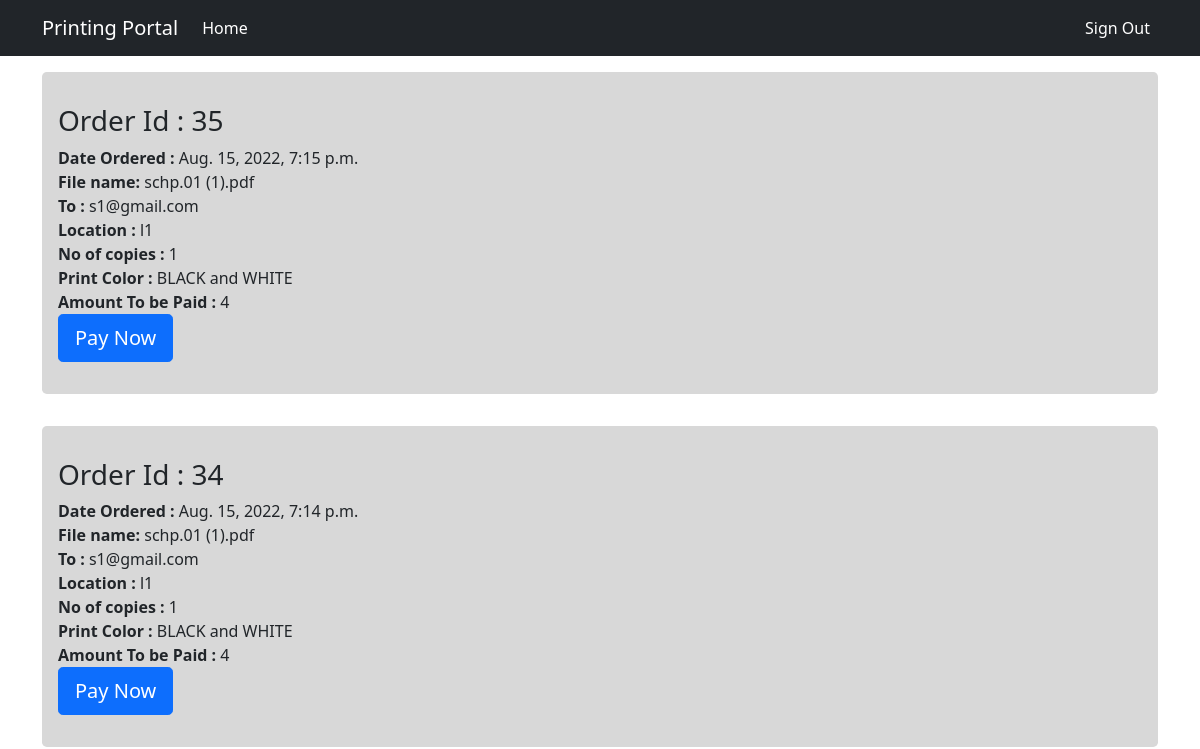
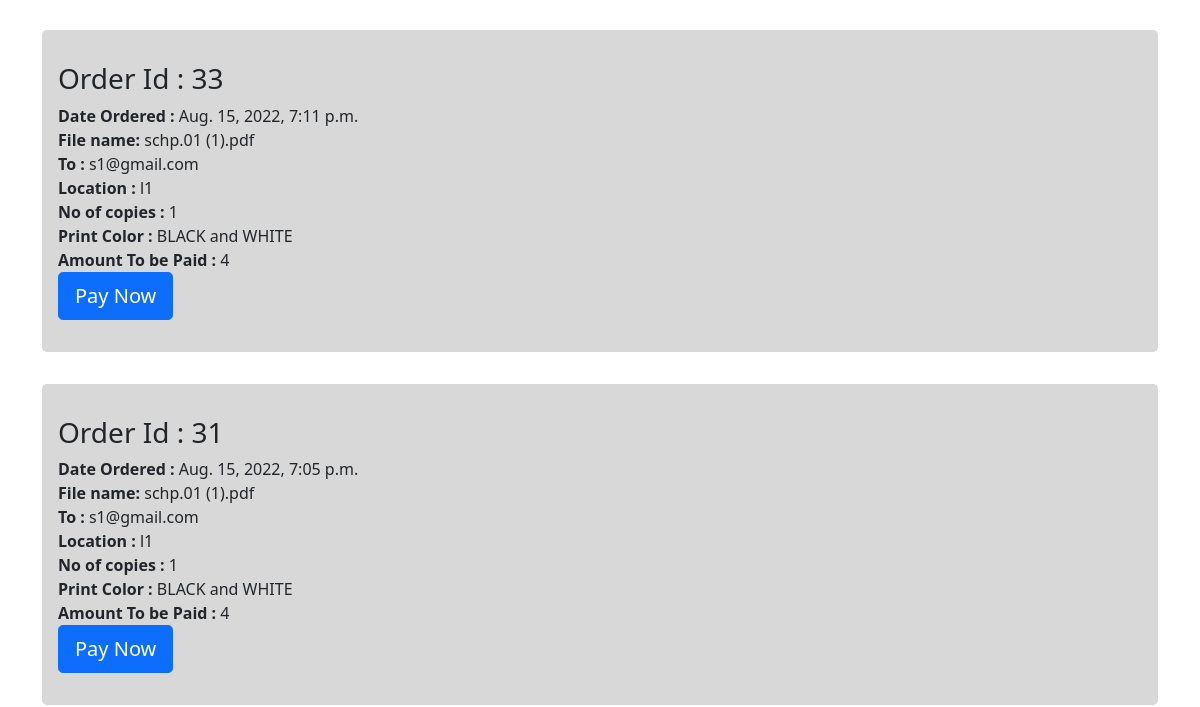
/order_pending/ (signed in, upper part), run on an earlier commit of the app's database (2 pictures, top to bottom).
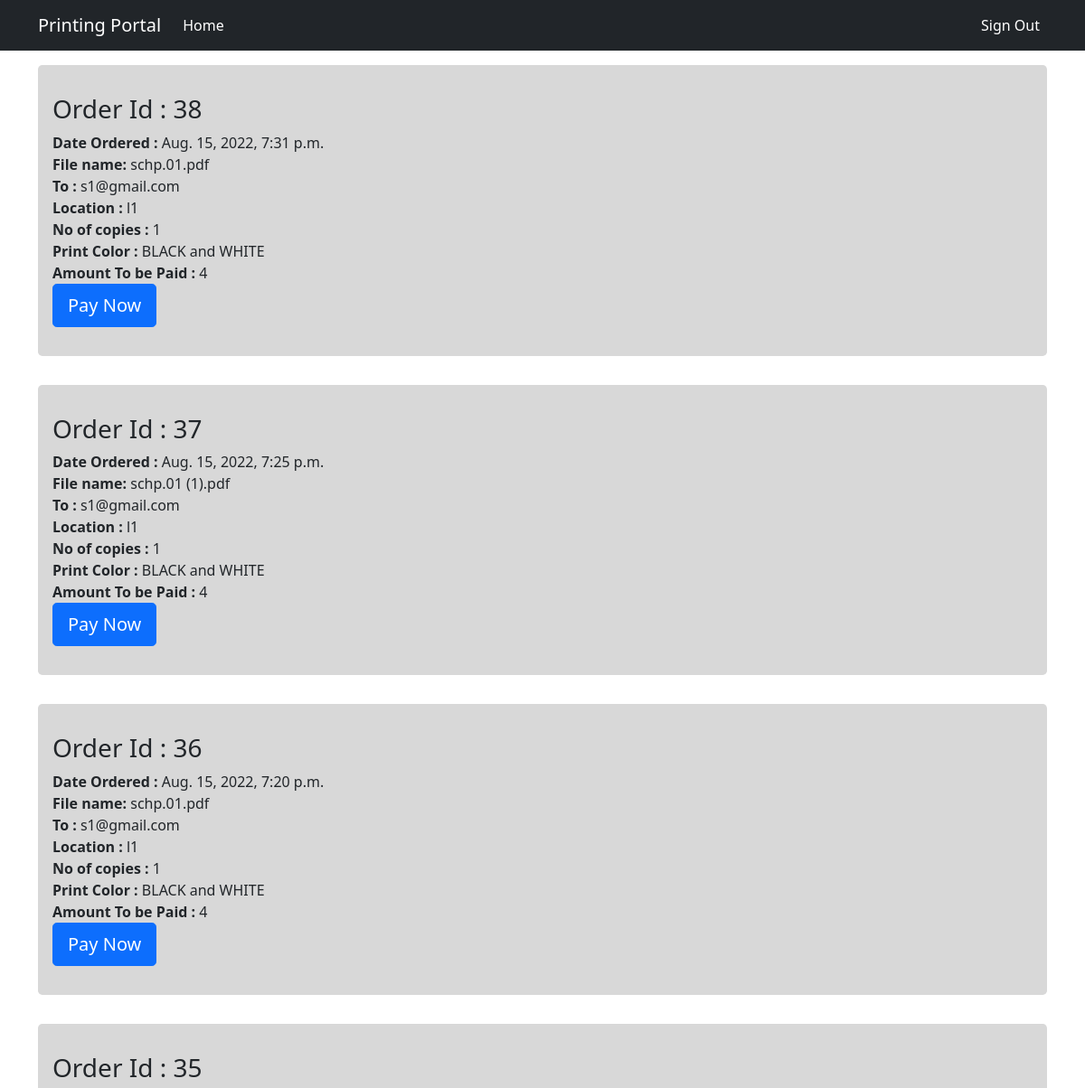
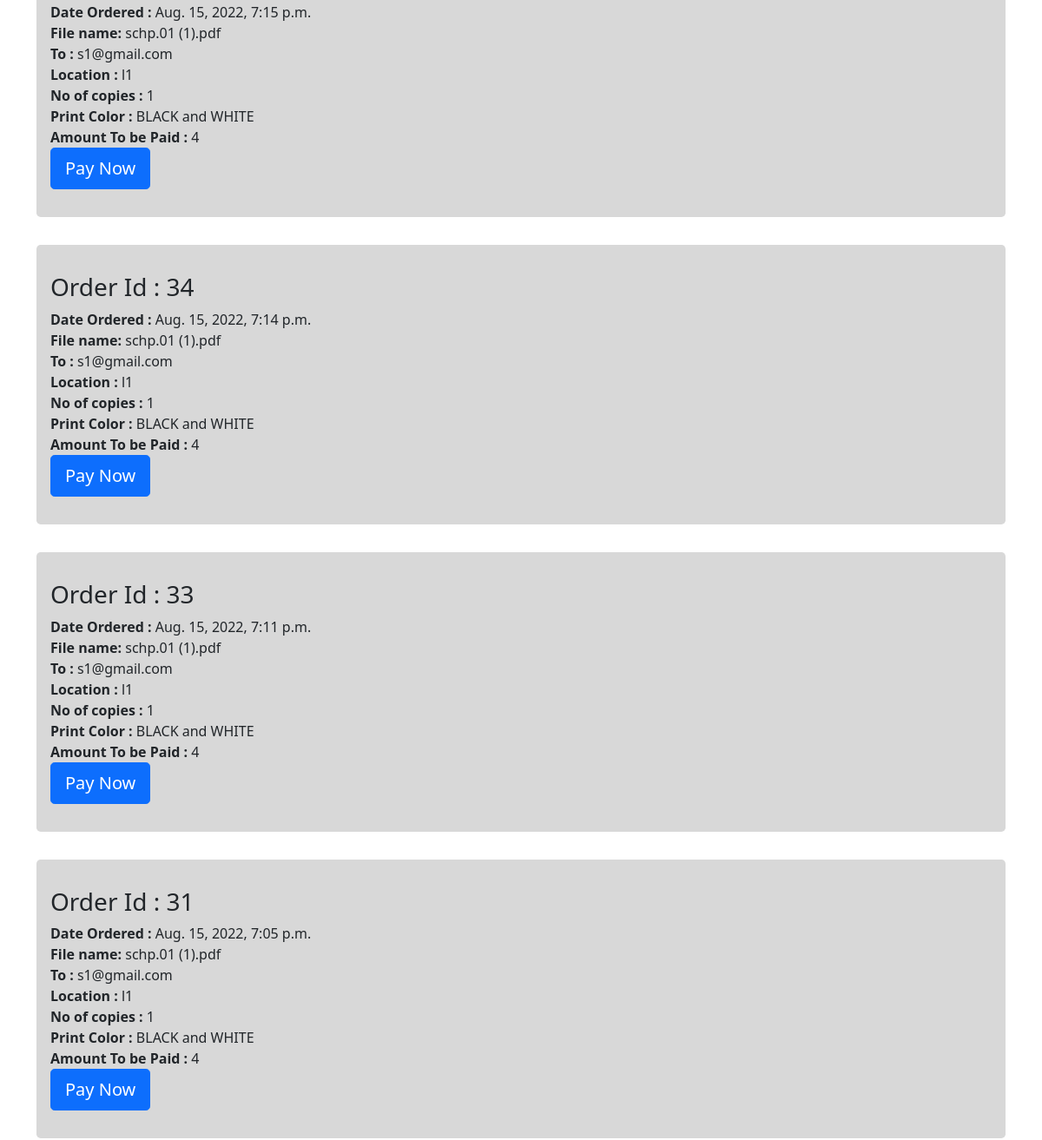
And on a later commit of the database (2 pictures, top to bottom).
### users/models.py (models this page shows)
class Order(models.Model):
    user = models.ForeignKey(User,on_delete=models.CASCADE)
    shopkeeper_email = models.EmailField(max_length=100)
    shopkeeper_location = models.CharField(max_length=100)
    file = models.FileField(blank=False,upload_to='media/')
    file_name = models.CharField(max_length=100,default="file.pdf")
    no_of_copies = models.IntegerField(default=1)
    black_and_white = models.BooleanField(default=True)
    cost = models.IntegerField()
    date_ordered = models.DateTimeField(default=timezone.now)
    printing_status = models.BooleanField(default=False)
    otp = models.IntegerField(default=0)
    completed_status = models.BooleanField(default=False)
    payment_id = models.CharField(default='0000000000',max_length=100)
    payment_status = models.BooleanField(default=False)

### users/views.py (the view)
# urls.py: path('order_pending/',views.Order_Pending,name='order_pending'),
@login_required
def Order_Pending(request):
    orders = Order.objects.filter(user=request.user,payment_status=False).order_by('-date_ordered')
    return render(request,'users/order_pending.html',{'orders':orders})

### users/templates/users/order_pending.html (shortened to what this page needs)
{% extends 'users/base.html' %}
{% block content %}
{% for order in orders %}
<div class="jumbotron" >
    <h3>Order Id : {{ order.id }}</h3>
    <strong>Date Ordered : </strong>{{ order.date_ordered }}<br>
    <strong>File name: </strong>{{ order.file_name }}<br>
    <strong>To : </strong>{{ order.shopkeeper_email }}<br>
    <strong>Location : </strong>{{ order.shopkeeper_location }}<br>
    <strong>No of copies : </strong>{{ order.no_of_copies }}<br>
    <strong>Print Color : </strong>
    {% if order.black_and_white %}
        BLACK and WHITE
    {% else %}
        COLOR
    {% endif %}
    <br>
    <strong>Amount To be Paid : </strong>{{ order.cost }}<br>
    <a class="btn btn-primary btn-lg" href="{% url 'gateway2' order.id %}" role="button">Pay Now</a>
</div>
{% endfor %}
{% endblock %}

What changed in the data, as far as the page shows it:
added Order: id "38", date_ordered "Aug. 15, 2022, 7:31 p.m.", file_name "schp.01.pdf", shopkeeper_email "s1@gmail.com", shopkeeper_location "l1", no_of_copies "1", black_and_white "BLACK and WHITE", cost "4"
added Order: id "37", date_ordered "Aug. 15, 2022, 7:25 p.m.", file_name "schp.01 (1).pdf", shopkeeper_email "s1@gmail.com", shopkeeper_location "l1", no_of_copies "1", black_and_white "BLACK and WHITE", cost "4"
added Order: id "36", date_ordered "Aug. 15, 2022, 7:20 p.m.", file_name "schp.01.pdf", shopkeeper_email "s1@gmail.com", shopkeeper_location "l1", no_of_copies "1", black_and_white "BLACK and WHITE", cost "4"
